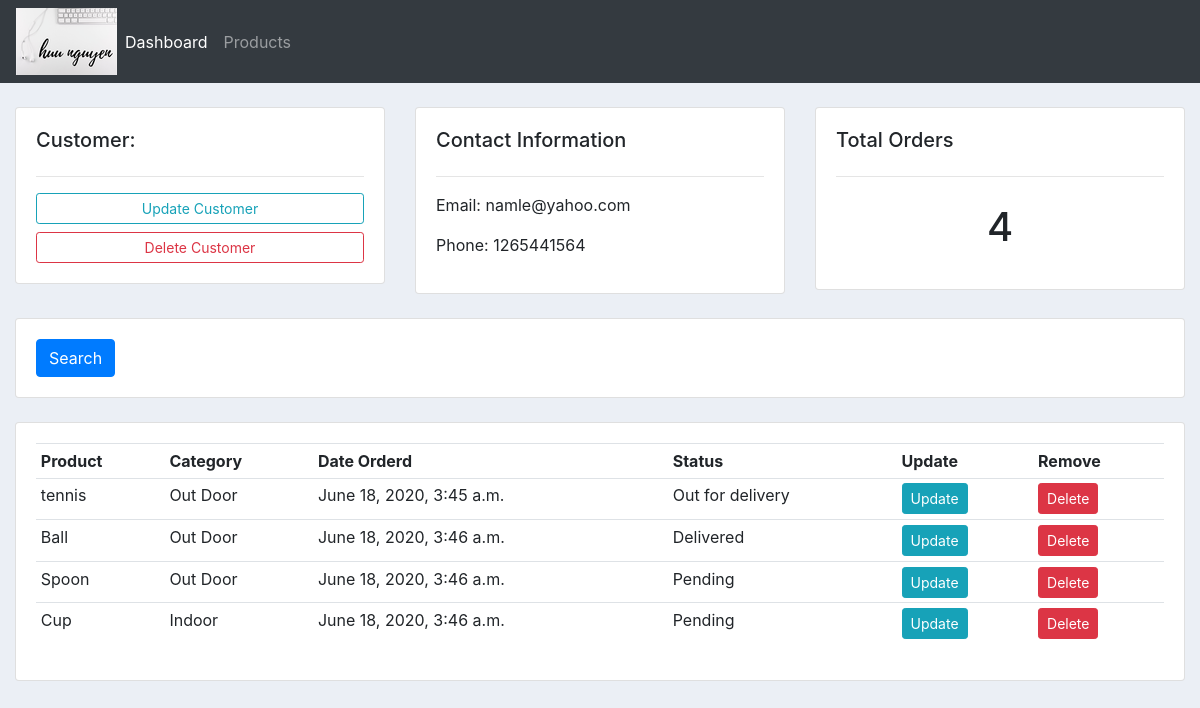
The app's page /customer/2/ with its own data.
### database_crud/models.py (models this page shows, shortened)
class Customer(models.Model):
	name = models.CharField(max_length=200, null=True)
	phone = models.CharField(max_length=200, null=True)
	email = models.CharField(max_length=200, null=True)
	date_created = models.DateTimeField(auto_now_add=True, null=True)

class Order(models.Model):
	STATUS = (
			('Pending', 'Pending'),
			('Out for delivery', 'Out for delivery'),
			('Delivered', 'Delivered'),
			)
	customer = models.ForeignKey(Customer, null=True, on_delete= models.SET_NULL)
	product = models.ForeignKey(Product, null=True, on_delete= models.SET_NULL)
	date_created = models.DateTimeField(auto_now_add=True, null=True)
	status = models.CharField(max_length=200, null=True, choices=STATUS)

class Product(models.Model):
	CATEGORY = (
			('Indoor', 'Indoor'),
			('Out Door', 'Out Door'),
			)
	name = models.CharField(max_length=200, null=True)
	price = models.FloatField(null=True)
	category = models.CharField(max_length=200, null=True, choices=CATEGORY)
	description = models.CharField(max_length=200, null=True, blank=True)
	date_created = models.DateTimeField(auto_now_add=True, null=True)
	tags = models.ManyToManyField(Tag)
	def __str__(self):
		return self.name

### database_crud/views.py (the view)
# urls.py: path('customer/<str:pk_test>/', views.customer, name="customer"),
def customer(request, pk_test):
	customer = Customer.objects.get(id=pk_test)
	orders = customer.order_set.all()
	order_count = orders.count()
	context = {'customer':customer, 'orders':orders, 'order_count':order_count}
	return render(request, 'pages/customer.html',context)

### database_crud/templates/pages/customer.html
{%  extends 'pages/main.html' %}
{% block content %}
	<br>
<div class="row">
	<div class="col-md">
		<div class="card card-body">
			<h5>Customer:</h5>
			<hr>
			<a class="btn btn-outline-info  btn-sm btn-block" href="">Update Customer</a>
			<a class="btn btn-outline-danger  btn-sm btn-block" href="">Delete Customer</a>
		</div>
	</div>
	<div class="col-md">
		<div class="card card-body">
			<h5>Contact Information</h5>
			<hr>
			<p>Email: {{customer.email}}</p>
			<p>Phone: {{customer.phone}}</p>
		</div>
	</div>
	<div class="col-md">
		<div class="card card-body">
			<h5>Total Orders</h5>
			<hr>
			<h1 style="text-align: center;padding: 10px">{{order_count}}</h1>
		</div>
	</div>
</div>
<br>
<div class="row">
	<div class="col">
		<div class="card card-body">
			<form method="get">
		    <button class="btn btn-primary" type="submit">Search</button>
		  </form>
		</div>
	</div>
</div>
<br>
<div class="row">
	<div class="col-md">
		<div class="card card-body">
			<table class="table table-sm">
				<tr>
					<th>Product</th>
					<th>Category</th>
					<th>Date Orderd</th>
					<th>Status</th>
					<th>Update</th>
					<th>Remove</th>
				</tr>
				{% for order in orders %}
				<tr>
					<td>{{order.product}}</td>
					<td>{{order.product.category}}</td>
					<td>{{order.date_created}}</td>
					<td>{{order.status}}</td>
					<td><a class="btn btn-sm btn-info" href="{% url 'update_order' order.id %}">Update</a></td>
					<td><a class="btn btn-sm btn-danger" href="{% url 'delete_order' order.id %}">Delete</a></td>
				</tr>
				{% endfor %}
			</table>
		</div>
	</div>
</div>
{% endblock %}

### static/css/main.css (style rules this page uses)
body { background-color: #ebeff5; }

### records on screen
Customer: email "namle@yahoo.com", phone "1265441564"
Order: product "tennis", product.category "Out Door", date_created "June 18, 2020, 3:45 a.m.", status "Out for delivery"
Order: product "Ball", product.category "Out Door", date_created "June 18, 2020, 3:46 a.m.", status "Delivered"
Order: product "Spoon", product.category "Out Door", date_created "June 18, 2020, 3:46 a.m.", status "Pending"
Order: product "Cup", product.category "Indoor", date_created "June 18, 2020, 3:46 a.m.", status "Pending"

### other values on screen
{{ order_count }} "4"
